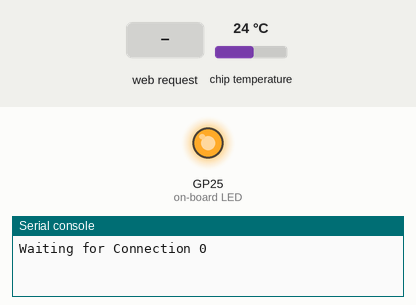
Bench run of a program on a simulated Raspberry Pi Pico running MicroPython. Shown: output pins drawn as LEDs (lit = HIGH), the last lines printed to the serial console. The test bench sets the inputs (shaded band); at power-on: chip temperature 24 °C. WiFi joins after 1.5 s.

Above: at 0.1 s.
At 3.2 s:
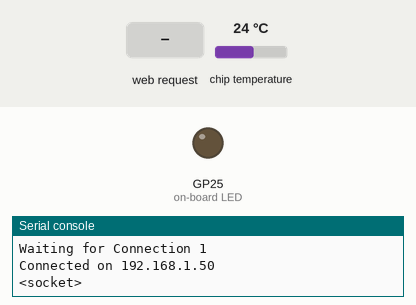
3.3 s: HTTP request GET /data received
4.8 s: HTTP request GET / received
6.3 s: HTTP request GET /main.js received
Timing chart, 0 to 9.3 s (numbered marks = the images above; inputs shaded):
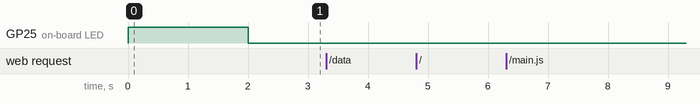

The program:

main.py
```python
import local_web_socket
from picozero import pico_led
import server
import machine


try:
    #make a new local socket instance
    local_socket = local_web_socket.LocalWebSocket()

    pico_led.on()

    # make a new server RequestHandler instance
    server_instance = server.RequestHandler(local_socket.connection)

    pico_led.off()

    #start serving the client requests
    while True:
        server_instance.serve()

except:
    machine.reset()
```

local_web_socket.py
```python
import network
import socket
from time import sleep
from picozero import pico_led

class LocalWebSocket:

    def __init__(self):
        pico_led.on()
        #connect to the network
        self.ip = self.connect()
        pico_led.on()
        #open a socket
        self.connection = self.open_socket(self.ip)
        pico_led.off()

    #Connect to the Wi-Fi
    def connect(self):
        #open the file containing the ssid and password
        config_info_file = open('config.txt', 'r')

        #read the ssid and password
        config_info = config_info_file.readlines()
        ssid = config_info[0].strip()
        password = config_info[1].strip()

        #close the file
        config_info_file.close()

        #create an instance of the WLAN class
        wlan = network.WLAN(network.STA_IF)
        wlan.active(True)
        wlan.connect(ssid, password)

        # change the powerstate to disable deep sleep
        wlan.config(pm = 0xa11140)

        #continue to send requests to connect to the network
        #until the connection is successful
        #FUTUTRE: add a timeout
        count = 0
        while not wlan.isconnected():
            pico_led.off()
            print('Waiting for Connection ' + str(count))
            count +=1
            pico_led.on()
            sleep(1)

        pico_led.off()
        #get the pico's local IP address
        ip = wlan.ifconfig()[0]
        print(f'Connected on {ip}')
        return ip

    #Opening a socket for web traffic
    def open_socket(self,ip):
        address = (ip, 80) #create a tuple
        connection = socket.socket() #create a socket and storing it in connection
        connection.bind(address)  #linking the created socket with the address info
        connection.listen(1)  #start listening for connections (1 at a time)
        print(connection)
        return connection
```

server.py
```python
import json
from picozero import pico_temp_sensor
from machine import Pin

#Led Connected to Pin 15 // HE Sensor Connected to Pin 28
he_sensor = Pin(28,Pin.IN)

class RequestHandler:
    def __init__(self,connection):
        self.connection = connection
        self.temperature = 0
        self.he_sensor_value = "N/R"

    def serve(self):
        #accept requests from users
        client = self.connection.accept()[0]
        request = client.recv(1024)
        request = str(request)

        #print the request
        print(request)

        #parse the request
        try:
            request = request.split()[1]
        except IndexError:
            pass

        self.handle_request(request,client)
        client.close()

    def handle_request(self,request,client):
        #handle the request
        #FUTURE: add a 404 page
        #FUTURE: change into switch case
        if request == '/data':
            #send the data to the client
            self.send_data(client)

        elif request == '/':
            #send the main page to the client
            self.send_webpage(client)

        elif request == '/main.js':
            #send the main.js file to the client
            self.send_main_js(client)

        elif request == '/style.css':
            #send the style.css file to the client
            self.send_style_css(client)

        elif request == '/images/door-open.png':
            #send the open.png file to the client
            self.send_file(client,'images/door-open.png')

        elif request == '/images/door-closed.png':
            #send the closed.png file to the client
            self.send_file(client,'images/door-closed.png')

        else:
            #send the main page to the client
            self.send_webpage(client)

    def send_data(self,client):
        #update the temperature variable
        self.update_data()

        #create a dictionary to store the data
        data = {
            'he_sensor_value': self.he_sensor_value,
            'temperature': self.temperature
        }

        #send the the HTTP header
        client.send("HTTP/1.1 200 OK\r\nContent-Type: text/html\r\n\r\n")

        #convert the dictionary into a json string
        data = json.dumps(data)

        #send the data to the client
        client.send(data)

    def send_main_js(self,client):
        #javascript = self.read_main_js()

        #send the the HTTP header
        client.send("HTTP/1.1 200 OK\r\nContent-Type: text/javascript\r\n\r\n")

        #send the main page
        client.send(self.read_main_js())

    def send_webpage(self,client):
        #update the temperature variable
        self.update_data()
        webpage = self.webpage()

        client.send("HTTP/1.1 200 OK\r\nContent-Type: text/html; charset=utf-8\r\n\r\n")
        client.send(webpage)

    def update_data(self):
        #update the temperature variable
        self.temperature = "{:.1f}".format(pico_temp_sensor.temp,1)

        #update the he sensor value
        if he_sensor.value() == 1:
            self.he_sensor_value = "OPEN"
        else:
            self.he_sensor_value = "CLOSED"

    def webpage(self):
        #open & read HTML file
        index_html_file = open('index.html', 'r')
        index_html = index_html_file.read()

        #replace the placeholders with the values
        html = index_html.format(temperature=self.temperature, he_sensor_value=self.he_sensor_value)

        #close the file
        index_html_file.close()
        return str(html)

    def read_main_js(self):
        #open & read javascript file
        main_js_file = open('main.js', 'r')
        main_js = main_js_file.read()
        main_js_file.close()

         #load ascii art
        #closed_door_file = open('ascii-art/closed-door.txt', 'r')
        #closed_door = closed_door_file.read()
        #closed_door_file.close()

        #open_door_file = open('ascii-art/open-door.txt', 'r')
        #open_door = open_door_file.read()
        #open_door_file.close()

        #replace the placeholders with the values
        #main_js = main_js.format(ascii_closed_door=closed_door, ascii_open_door=open_door)
        #return str(main_js.format(ascii_closed_door=closed_door, ascii_open_door=open_door))

        return str(main_js)

    def send_style_css(self,client):
        #open & read CSS file
        style_css_file = open('style.css', 'r')
        style_css = style_css_file.read()

        #send the the HTTP header
        client.send("HTTP/1.1 200 OK\r\nContent-Type: text/css\r\n\r\n")

        #send the style.css file
        client.send(style_css)

        #close the file
        style_css_file.close()
    def send_file(self,client, file_name):

        #open & read the file
        opened_file = open(file_name, 'rb')
        file = opened_file.read()

        #send the the HTTP header
        client.send("HTTP/1.1 200 OK\r\nContent-Type: image/png\r\n\r\n")

        #send the file
        client.send(file)

        #close the file
        opened_file.close()
```
